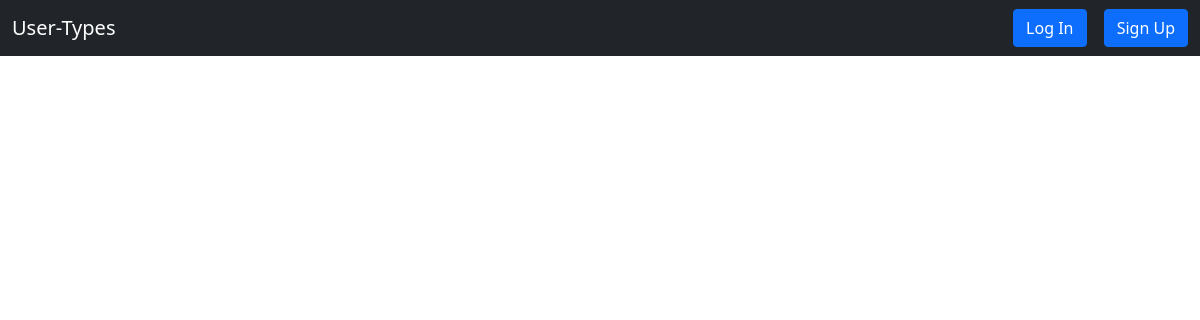
The app's page /articles/, older data.
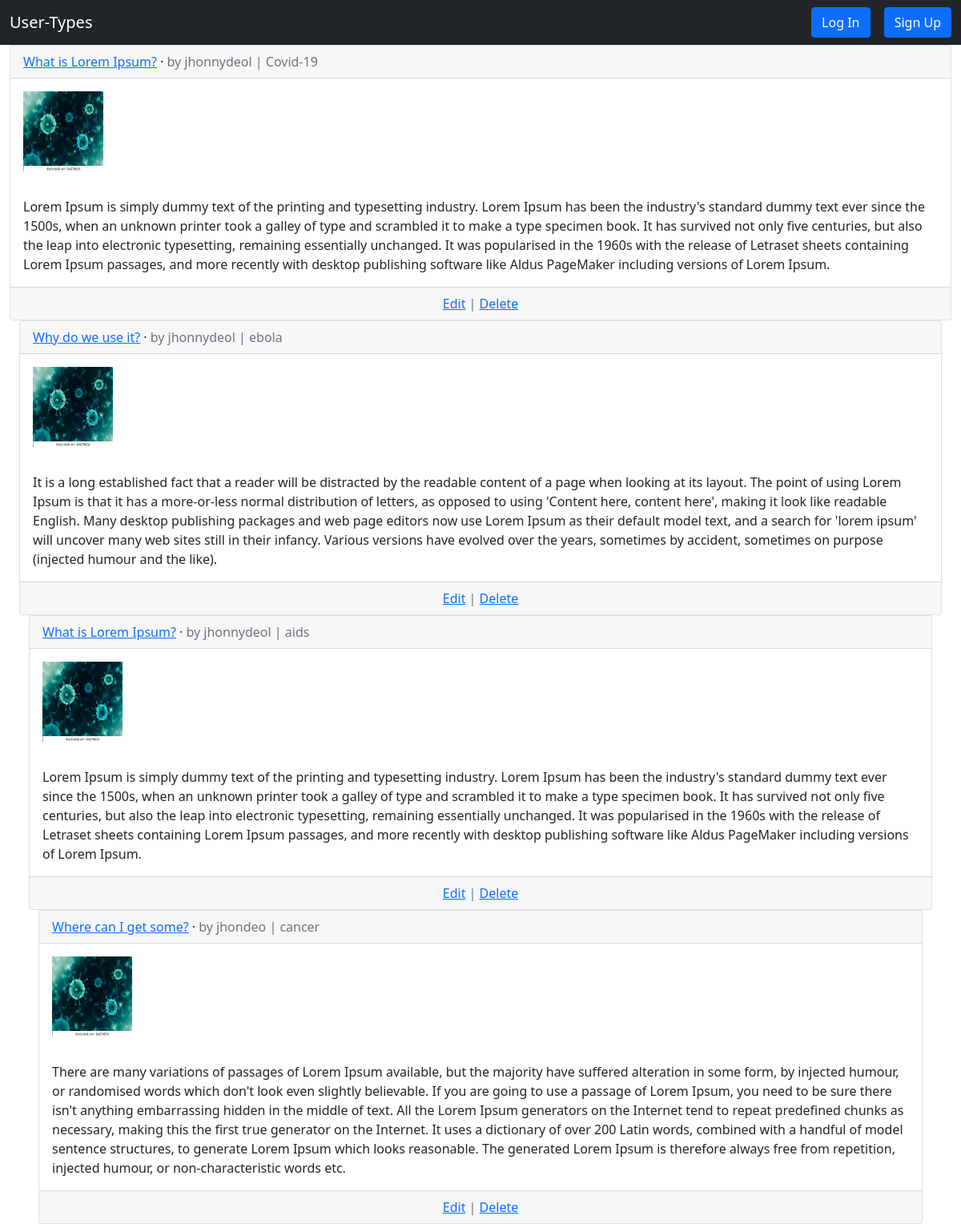
The same page, newer data.
### articles/models.py (models this page shows, shortened)
class Article(models.Model):
    title = models.CharField(max_length=255)
    category = models.ForeignKey(Category, on_delete=CASCADE)
    body = models.TextField()
    summary = models.TextField()
    date = models.DateTimeField(auto_now_add=True)
    image = models.ImageField(null=True, blank = True, upload_to ="images/")
    author = models.ForeignKey(
        get_user_model(),
        on_delete=models.CASCADE,
    )

class Category(models.Model):
    category = models.CharField(max_length=30)
    def __str__(self):
        return self.category

### user/models.py (models this page shows)
class CustomUser(AbstractUser):
    first_name=CharField(max_length=50)
    last_name=CharField(max_length=50)
    profile = models.ImageField( default='path/to/my/default/image.jpg')
    age = models.PositiveIntegerField(null=True, blank=True)
    is_patient = models.BooleanField(default='True')
    address = models.TextField(null=True, blank=True)

### articles/views.py (the view)
# urls.py: path('', ArticleListView.as_view(), name='article_list'),
class ArticleListView(ListView):
    model = Article
    template_name = 'article_list.html'

### templates/article_list.html (shortened to what this page needs)
{% extends 'base.html' %}
{% block content %}
{% for article in object_list %}
<div class = "container-fluid">
<div class="card ">
    <div class="card-header">
        <span class="font-weight-bold"><a href="{% url 'article_detail' article.pk %}">{{ article.title }}</a></span> &middot;
        <span class="text-muted">by {{ article.author }} |
            {{ article.category}}</span>
    </div>
    <div class="card-body">
        <img src="{{article.image.url}}" width="100" height="100"/>
    </div>
    <div class="card-body">
        {{ article.body }}
    </div>
    {% if not user.is_patient%}
    <div class="card-footer text-center text-muted">
        <a href="{% url 'article_edit' article.pk %}">Edit</a> |
        <a href="{% url 'article_delete' article.pk %}">Delete</a>
    </div>
    {% endif %}
</div>
{% endfor %}
{% endblock content %}

### templates/base.html (shortened to what this page needs)
<!doctype html>
<html lang="en">
<head>
  <link href="https://cdn.jsdelivr.net/npm/bootstrap@5.0.2/dist/css/bootstrap.min.css" rel="stylesheet"
>
</head>
<body>
  <div>
    <nav class="navbar navbar-expand-lg navbar-dark bg-dark">
      <div class="container-fluid">
        <a class="navbar-brand" href="{% url 'home' %}">User-Types</a>
        <div>
          {% if user.is_authenticated %}
          <a href="{% url 'logout' %}" class="btn btn-primary">Log Out</a>
          {% else %}
          <div>
            <a href="{% url 'login' %}" class="btn btn-primary">Log In</a> |
            <a href="{% url 'signup' %}" class="btn btn-primary">Sign Up</a>
          </div>
          {% endif %}
        </div>
      </div>
  </div>
  {% block content %}
  {% endblock content %}
</body>
</html>

Row changes from the older to the newer data that the page shows:
added Article: title "What is Lorem Ipsum?", author "jhonnydeol", category "Covid-19", image (picture), body "Lorem Ipsum is simply dummy text of the printing and typesetting industry. Lorem Ipsum has been the industry's standard dummy text ever since the 1500s, when an unknown printer took a galley of type and scrambled it to make a type specimen book. It has survived not only five centuries, but also the leap into electronic typesetting, remaining essentially unchanged. It was popularised in the 1960s with the release of Letraset sheets containing Lorem Ipsum passages, and more recently with desktop publishing software like Aldus PageMaker including versions of Lorem Ipsum."
added Article: title "Why do we use it?", author "jhonnydeol", category "ebola", image (picture), body "It is a long established fact that a reader will be distracted by the readable content of a page when looking at its layout. The point of using Lorem Ipsum is that it has a more-or-less normal distribution of letters, as opposed to using 'Content here, content here', making it look like readable English. Many desktop publishing packages and web page editors now use Lorem Ipsum as their default model text, and a search for 'lorem ipsum' will uncover many web sites still in their infancy. Various versions have evolved over the years, sometimes by accident, sometimes on purpose (injected humour and the like)."
added Article: title "What is Lorem Ipsum?", author "jhonnydeol", category "aids", image (picture), body "Lorem Ipsum is simply dummy text of the printing and typesetting industry. Lorem Ipsum has been the industry's standard dummy text ever since the 1500s, when an unknown printer took a galley of type and scrambled it to make a type specimen book. It has survived not only five centuries, but also the leap into electronic typesetting, remaining essentially unchanged. It was popularised in the 1960s with the release of Letraset sheets containing Lorem Ipsum passages, and more recently with desktop publishing software like Aldus PageMaker including versions of Lorem Ipsum."
added Article: title "Where can I get some?", author "jhondeo", category "cancer", image (picture), body "There are many variations of passages of Lorem Ipsum available, but the majority have suffered alteration in some form, by injected humour, or randomised words which don't look even slightly believable. If you are going to use a passage of Lorem Ipsum, you need to be sure there isn't anything embarrassing hidden in the middle of text. All the Lorem Ipsum generators on the Internet tend to repeat predefined chunks as necessary, making this the first true generator on the Internet. It uses a dictionary of over 200 Latin words, combined with a handful of model sentence structures, to generate Lorem Ipsum which looks reasonable. The generated Lorem Ipsum is therefore always free from…"
